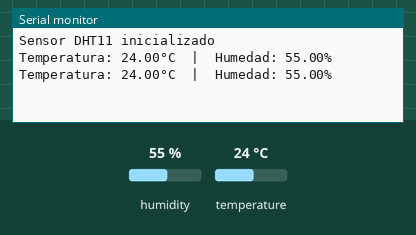
The sketch below on a simulated ESP32. Shown: the last lines printed to the serial monitor. The test bench sets the inputs (shaded band); at power-on: humidity 55 %, temperature 24 °C.

Above: at 2.8 s.
2.9 s: humidity set to 22 %
At 5.1 s:
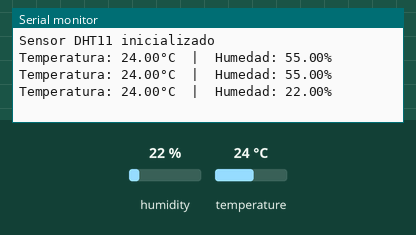
5.6 s: temperature set to 12 °C
At 7.5 s:
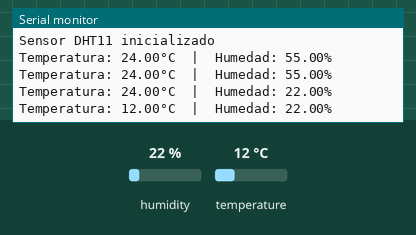
8.3 s: humidity set to 40 %
At 11.1 s:
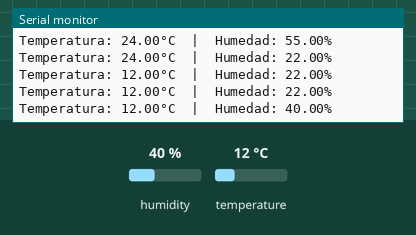
Timing chart, 0 to 12.6 s (numbered marks = the images above; inputs shaded):
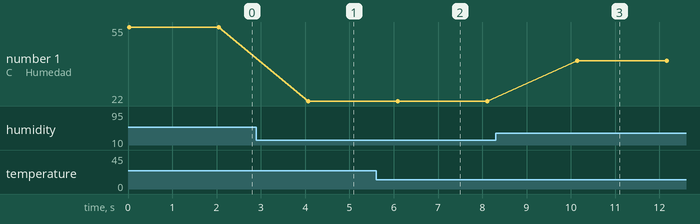

The sketch:

miniestacion.ino
```cpp
#include <Adafruit_Sensor.h>
#include <DHT.h>
#include <WiFi.h> // Librería para el wifi.
#include <HTTPClient.h>
#include <Arduino_JSON.h>

// Definir el pin del DHT11
#define DHTPIN 15  // Cambia este número según el pin al que conectaste el sensor

// Definir el tipo de sensor DHT
#define DHTTYPE DHT11

// Crear objeto DHT
DHT dht(DHTPIN, DHTTYPE);

// Variables para almacenar los valores de temperatura y humedad
float temperatura = 0.0;
float humedad = 0.0;

void setup() {
    Serial.begin(115200);  // Iniciar comunicación serie
    dht.begin();           // Iniciar el sensor DHT11
    Serial.println("Sensor DHT11 inicializado");
}

void loop() {
    // Leer humedad y temperatura
    humedad = dht.readHumidity();
    temperatura = dht.readTemperature(); // En grados Celsius

    // Verificar si la lectura es válida
    if (isnan(humedad) || isnan(temperatura)) {
        Serial.println("Error al leer el sensor DHT11");
    } else {
        Serial.print("Temperatura: ");
        Serial.print(temperatura);
        Serial.print("°C  |  Humedad: ");
        Serial.print(humedad);
        Serial.println("%");
    }

    delay(2000);  // Esperar 2 segundos antes de la próxima lectura
}
```

Measured:
- after the input at 2.9 s, the serial monitor: prints a new line after 1.2 s (image 1)
- after the input at 5.6 s, the serial monitor: prints a new line after 0.49 s (image 2)
- after the input at 8.3 s, the serial monitor: prints a new line after 1.8 s (image 3)
- plotted number 1: 55 → 22 after the input at 2.9 s, 22 → 40 after the input at 8.3 s
